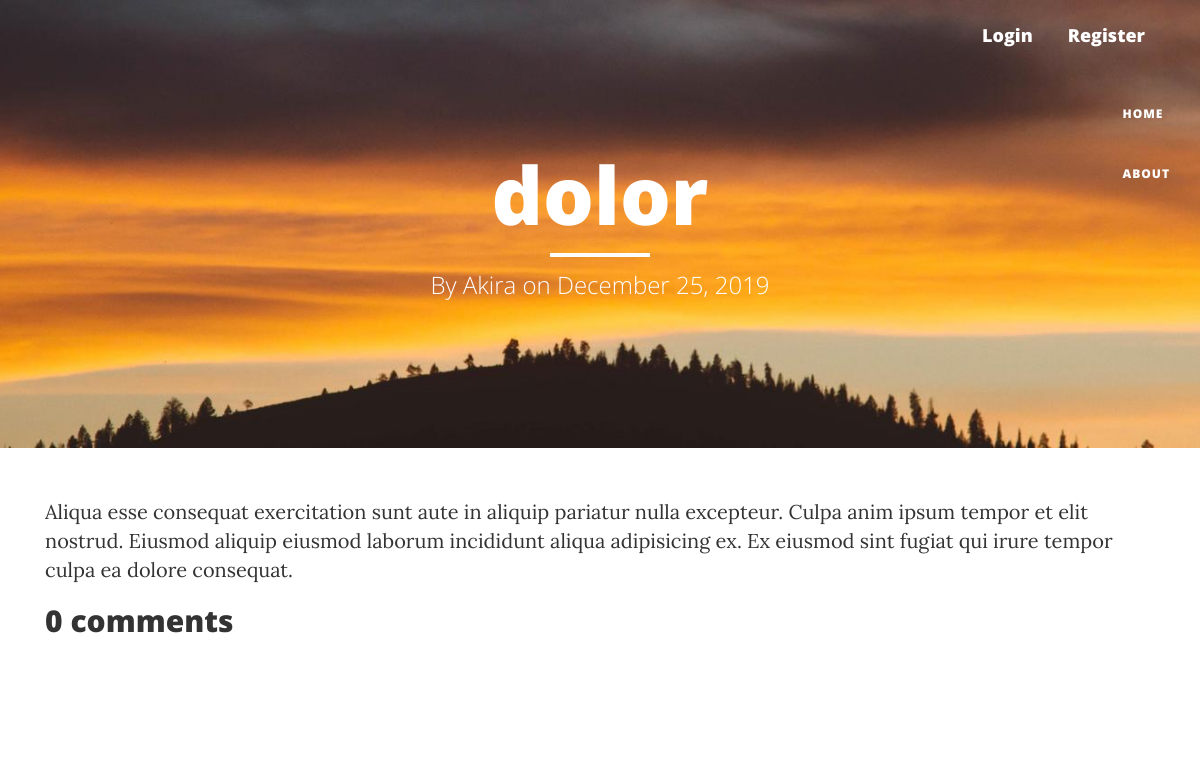
/article/36/, run on the app's committed database.
### blog/models.py (models this page shows, shortened)
class Article(models.Model):
    title = models.CharField(max_length=100)
    intro = models.CharField(max_length=500, null=True)
    content = models.TextField()
    date_posted = models.DateTimeField(default=timezone.now)
    author = models.ForeignKey(User, on_delete=models.CASCADE, related_name='articles')

### blog/views.py (the view)
# urls.py: path('article/<int:pk>/', article_detail, name='article-detail'),
def article_detail(request, pk=None):
    template_name = 'blog/article_detail.html'
    article = get_object_or_404(Article, pk=pk)
    user = request.user
    comments = article.comments.filter()
    new_comment = None
    if request.method == 'POST':
        form = CommentForm(data=request.POST)
        if form.is_valid():
            new_comment = form.save(commit=False)
            new_comment.article = article
            new_comment.author = user
            new_comment.save()
            return redirect(request.get_full_path())
    else:
        form = CommentForm()
    return render(request, template_name, {'article': article,
                                           'comments': comments,
                                           'new_comment': new_comment,
                                           'form': form})

### blog/templates/blog/article_detail.html (shortened to what this page needs)
{% extends "blog/basic.html" %}
{% load crispy_forms_tags %}
{% block header %}
<h1>{{ article.title }}</h1>
<hr class="small">
<span class="subheading">By {{ article.author }} on {{ article.date_posted|date:"F d, Y" }}</span>
{% endblock header %}
{% block content %}
<div class="media-body">
    <div class="article-content">{{ article.content }}</div>
</div>
<h2>{{ comments.count }} comments</h2>
<div class="card-body">
</div>
{% endblock content %}

### data on the page
Article: title "dolor", author "Akira", date_posted "December 25, 2019", content "Aliqua esse consequat exercitation sunt aute in aliquip pariatur nulla excepteur. Culpa anim ipsum tempor et elit nostrud. Eiusmod aliquip eiusmod laborum incididunt aliqua adipisicing ex. Ex eiusmod sint fugiat qui irure tempor culpa ea dolore consequat."

### other printed values
{{ comments.count }} "0"
